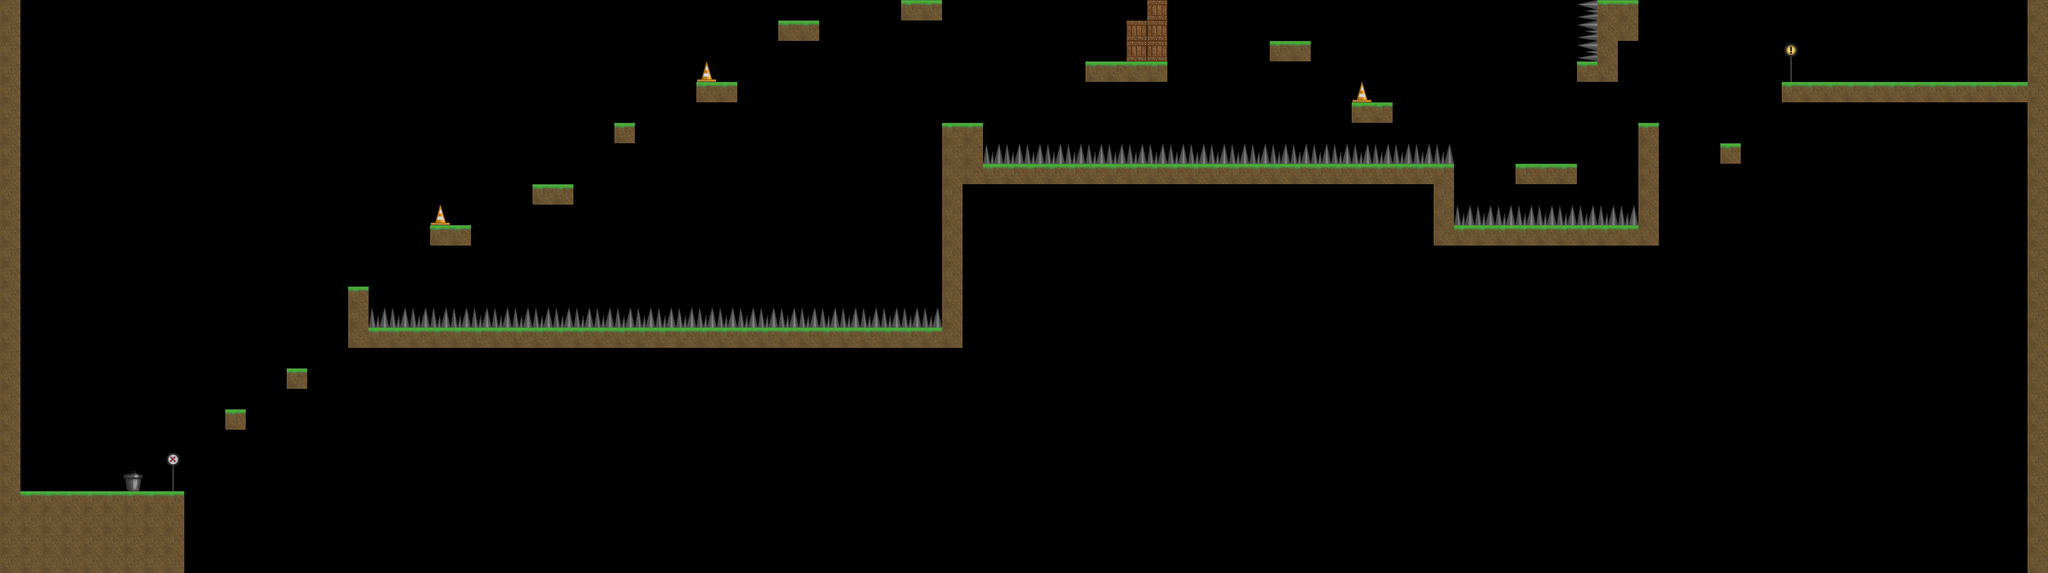

Tiled map render using the project's own tile images. Description and the map definition, with tile-layer contents summarised, below:
An orthogonal 100x28 tile map with 32x32 px tiles, 2 tile layers (Tile Layer 1, Tile Layer 2), 2 tilesets and 3 objects (goal, benny, spawnpoint).

<map version="1.0" tiledversion="1.1.4" orientation="orthogonal" renderorder="right-down" width="100" height="28" tilewidth="32" tileheight="32" infinite="0" nextobjectid="4">
 <tileset firstgid="1" name="tiles" tilewidth="32" tileheight="32" tilecount="28" columns="7">
  <image source="tiles.png" width="224" height="128" />
  <tile id="0">
   <properties>
    <property name="blocked" value="" />
   </properties>
  </tile>
  <tile id="1">
   <properties>
    <property name="blocked" value="" />
   </properties>
  </tile>
  <tile id="3">
   <properties>
    <property name="spikes" value="" />
   </properties>
  </tile>
  <tile id="7">
   <properties>
    <property name="blocked" value="" />
   </properties>
  </tile>
  <tile id="10">
   <properties>
    <property name="blocked" value="" />
   </properties>
  </tile>
  <tile id="11">
   <properties>
    <property name="blocked" value="" />
   </properties>
  </tile>
  <tile id="14">
   <properties>
    <property name="blocked" value="" />
   </properties>
  </tile>
  <tile id="18">
   <properties>
    <property name="blocked" value="" />
   </properties>
  </tile>
  <tile id="21">
   <properties>
    <property name="blocked" value="" />
   </properties>
  </tile>
  <tile id="22">
   <properties>
    <property name="blocked" value="" />
   </properties>
  </tile>
  <tile id="23">
   <properties>
    <property name="blocked" value="" />
   </properties>
  </tile>
  <tile id="26">
   <properties>
    <property name="spikes" value="" />
   </properties>
  </tile>
 </tileset>
 <tileset firstgid="29" name="tiles" tilewidth="32" tileheight="32" tilecount="28" columns="7">
  <image source="tiles.png" width="224" height="128" />
  <tile id="0">
   <properties>
    <property name="blocked" value="" />
   </properties>
  </tile>
  <tile id="1">
   <properties>
    <property name="blocked" value="" />
   </properties>
  </tile>
  <tile id="3">
   <properties>
    <property name="spikes" value="" />
   </properties>
  </tile>
  <tile id="7">
   <properties>
    <property name="blocked" value="" />
   </properties>
  </tile>
  <tile id="10">
   <properties>
    <property name="blocked" value="" />
   </properties>
  </tile>
  <tile id="11">
   <properties>
    <property name="blocked" value="" />
   </properties>
  </tile>
  <tile id="14">
   <properties>
    <property name="blocked" value="" />
   </properties>
  </tile>
  <tile id="18">
   <properties>
    <property name="blocked" value="" />
   </properties>
  </tile>
  <tile id="21">
   <properties>
    <property name="blocked" value="" />
   </properties>
  </tile>
  <tile id="22">
   <properties>
    <property name="blocked" value="" />
   </properties>
  </tile>
  <tile id="23">
   <properties>
    <property name="blocked" value="" />
   </properties>
  </tile>
  <tile id="26">
   <properties>
    <property name="spikes" value="" />
   </properties>
  </tile>
 </tileset>
 <layer name="Tile Layer 1" width="100" height="28">
  <data>[2800 cells, 294 non-empty, 9 distinct tile ids]</data>
 </layer>
 <objectgroup name="objects">
  <object id="1" name="goal" x="3102.16" y="-113.433" width="59.6825" height="236.865" />
  <object id="2" name="benny" x="3133.2" y="76.5673" width="14.9206" height="38.5449" rotation="-2.77365" />
  <object id="3" name="spawnpoint" x="40" y="729" width="32" height="32" />
 </objectgroup>
 <layer name="Tile Layer 2" width="100" height="28">
  <data>[2800 cells, 112 non-empty, 2 distinct tile ids]</data>
 </layer>
</map>
